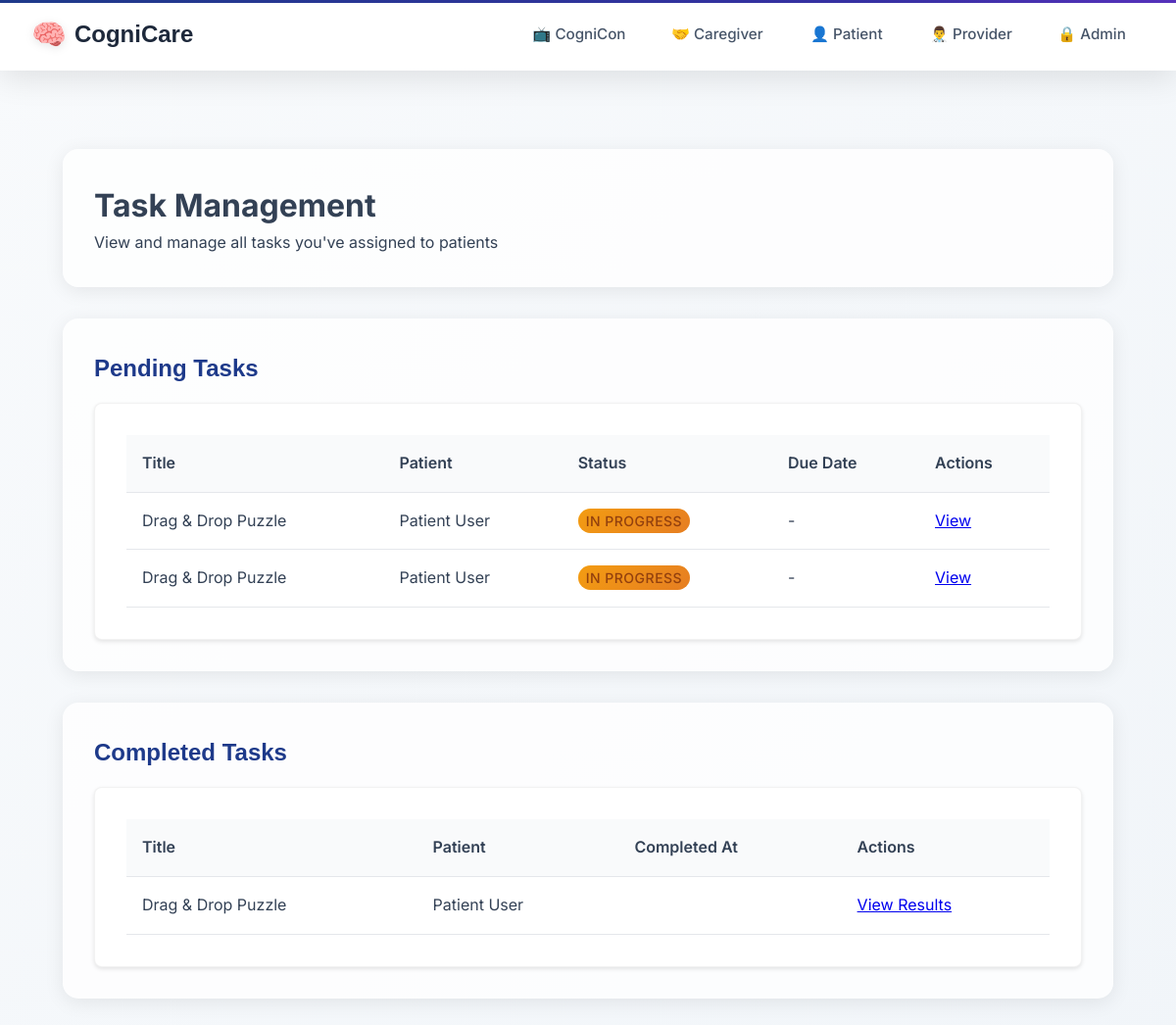
Before: /taskmanager/provider/tasks/ (signed in) with the older database file.
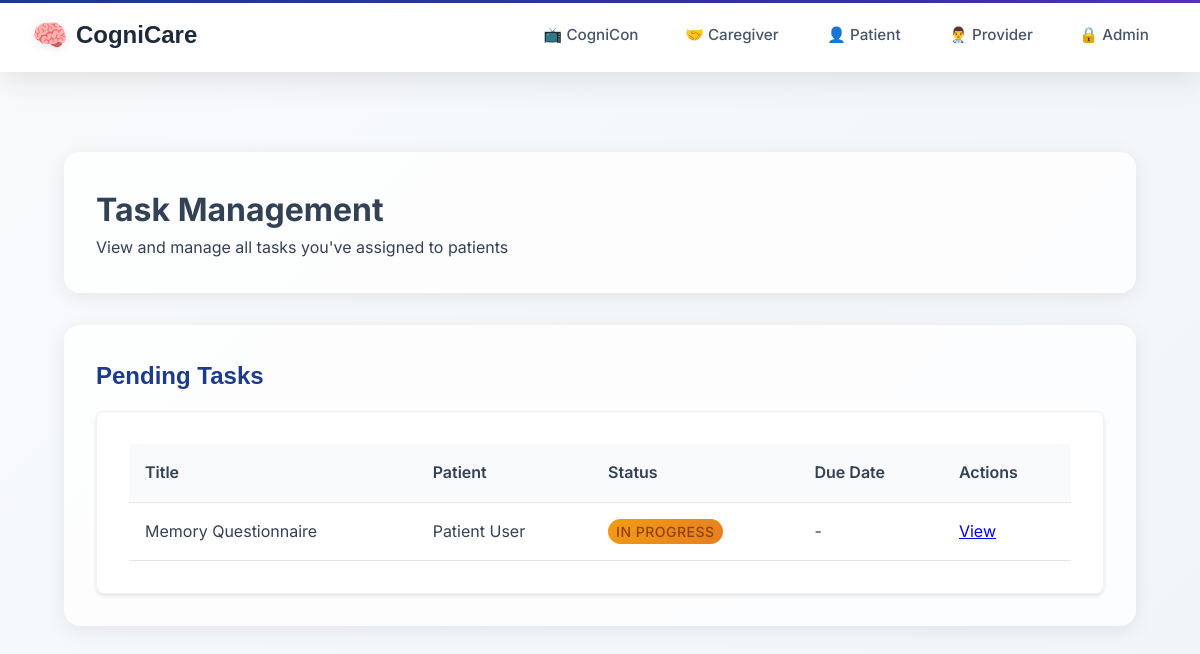
After: the same page with the newer database file.
### taskmanager/models.py (models this page shows, shortened)
class Task(models.Model):
    title = models.CharField(max_length=255)
    description = models.TextField(blank=True, null=True)
    task_type = models.CharField(max_length=50, choices=TASK_TYPES)
    difficulty = models.CharField(
        max_length=50,
        choices=DIFFICULTY_LEVELS,
        blank=True,
        null=True,
        help_text="Cognitive difficulty level for games"
    )
    assigned_by = models.ForeignKey(UserProfile, related_name='assigned_tasks', on_delete=models.CASCADE)
    assigned_to = models.ForeignKey(UserProfile, related_name='tasks', on_delete=models.CASCADE)
    completed_by = models.ForeignKey(UserProfile, related_name='completed_tasks', on_delete=models.SET_NULL, null=True, blank=True)
    status = models.CharField(max_length=20, choices=[
        ('assigned', 'Assigned'),
        ('in_progress', 'In Progress'),
        ('completed', 'Completed'),
    ], default='assigned')
    created_at = models.DateTimeField(auto_now_add=True)
    assigned_at = models.DateTimeField(auto_now_add=True)
    due_date = models.DateTimeField(blank=True, null=True)
    completed_at = models.DateTimeField(null=True, blank=True)
    task_config = models.JSONField(default=dict, blank=True)
    class Meta:
        ordering = ['-created_at']

### users/models.py (models this page shows, shortened)
class UserProfile(models.Model):
    USER_TYPES = (
        ('admin', 'Administrator'),  # Admin users
        ('provider', 'Healthcare Provider'),  # Docs + Nurses
        ('caregiver', 'Caregiver'),  # Caregivers
        ('patient', 'Patient'),  # All patients
    )
    user = models.OneToOneField(User, on_delete=models.CASCADE, related_name='profile')  # each user must have a profile
    user_type = models.CharField(max_length=20, choices=USER_TYPES)  # set specific user role
    provider = models.ForeignKey('self', on_delete=models.SET_NULL, null=True, blank=True,
                                related_name='managed_patients', limit_choices_to={'user_type': 'provider'})  # provider link
    patient = models.ForeignKey('self', on_delete=models.SET_NULL, null=True, blank=True,
                               related_name='caregivers', limit_choices_to={'user_type': 'patient'})  # patienr link
    linked_patients = models.ManyToManyField(
        'self',
        symmetrical=False,
        related_name='linked_caregivers',
        limit_choices_to={'user_type': 'patient'},
        blank=True,
        help_text="Patients this caregiver can access"  # Caregivers can see these patients
    )

### taskmanager/views.py (the view)
# urls.py: path('provider/tasks/', views.provider_task_management, name='provider_task_management'),
@login_required
def provider_task_management(request):
    if not hasattr(request.user, 'profile') or request.user.profile.user_type != 'provider':
        messages.error(request, 'You do not have permission to access task management.')
        return redirect('home')
    assigned_tasks = Task.objects.filter(assigned_by=request.user.profile)
    context = {
        'assigned_tasks': assigned_tasks,
        'pending_tasks': assigned_tasks.filter(status__in=['assigned', 'in_progress']),
        'completed_tasks': assigned_tasks.filter(status='completed'),
    }
    return render(request, 'tasks/assign/provider_task_management.html', context)

### templates/tasks/assign/provider_task_management.html (shortened to what this page needs)
{% extends 'layouts/base.html' %}
{% block content %}
<div class="container">
    <div class="section">
        <h1>Task Management</h1>
        <p>View and manage all tasks you've assigned to patients</p>
    </div>
    {% if pending_tasks %}
    <div class="section">
        <h2>Pending Tasks</h2>
        <div class="card">
            <table class="table">
                <thead>
                    <tr>
                        <th>Title</th>
                        <th>Patient</th>
                        <th>Status</th>
                        <th>Due Date</th>
                        <th>Actions</th>
                    </tr>
                </thead>
                <tbody>
                    {% for task in pending_tasks %}
                    <tr>
                        <td>{{ task.title }}</td>
                        <td>{{ task.assigned_to.user.get_full_name }}</td>
                        <td><span class="status-badge status-{{ task.status }}">{{ task.get_status_display }}</span></td>
                        <td>{% if task.due_date %}{{ task.due_date|date:"M d, Y g:i A" }}{% else %}-{% endif %}</td>
                        <td>
                            <a href="{% url 'taskmanager:task_results' task.id %}" class="mdc-button mdc-button--outlined">View</a>
                        </td>
                    </tr>
                    {% endfor %}
                </tbody>
            </table>
        </div>
    </div>
    {% endif %}
    {% if completed_tasks %}
    <div class="section">
        <h2>Completed Tasks</h2>
        <div class="card">
            <table class="table">
                <thead>
                    <tr>
                        <th>Title</th>
                        <th>Patient</th>
                        <th>Completed At</th>
                        <th>Actions</th>
                    </tr>
                </thead>
                <tbody>
                    {% for task in completed_tasks %}
                    <tr>
                        <td>{{ task.title }}</td>
                        <td>{{ task.assigned_to.user.get_full_name }}</td>
                        <td>{{ task.completed_at|date:"M d, Y g:i A" }}</td>
                        <td>
                            <a href="{% url 'taskmanager:task_results' task.id %}" class="mdc-button mdc-button--raised">View Results</a>
                        </td>
                    </tr>
                    {% endfor %}
                </tbody>
            </table>
        </div>
    </div>
    {% endif %}
</div>
{% endblock %}

Changed rows visible on the page:
removed Task: title "Drag & Drop Puzzle", assigned_to.user.get_full_name "Patient User", status "IN PROGRESS", shown under "Pending Tasks"
removed Task: title "Drag & Drop Puzzle", assigned_to.user.get_full_name "Patient User", status "IN PROGRESS", shown under "Pending Tasks"
removed Task: title "Drag & Drop Puzzle", assigned_to.user.get_full_name "Patient User", shown under "Completed Tasks"
added Task: title "Memory Questionnaire", assigned_to.user.get_full_name "Patient User", status "IN PROGRESS", shown under "Pending Tasks"
Other visible differences:
text no longer shown: "Completed Tasks Title Patient Completed At Actions"
